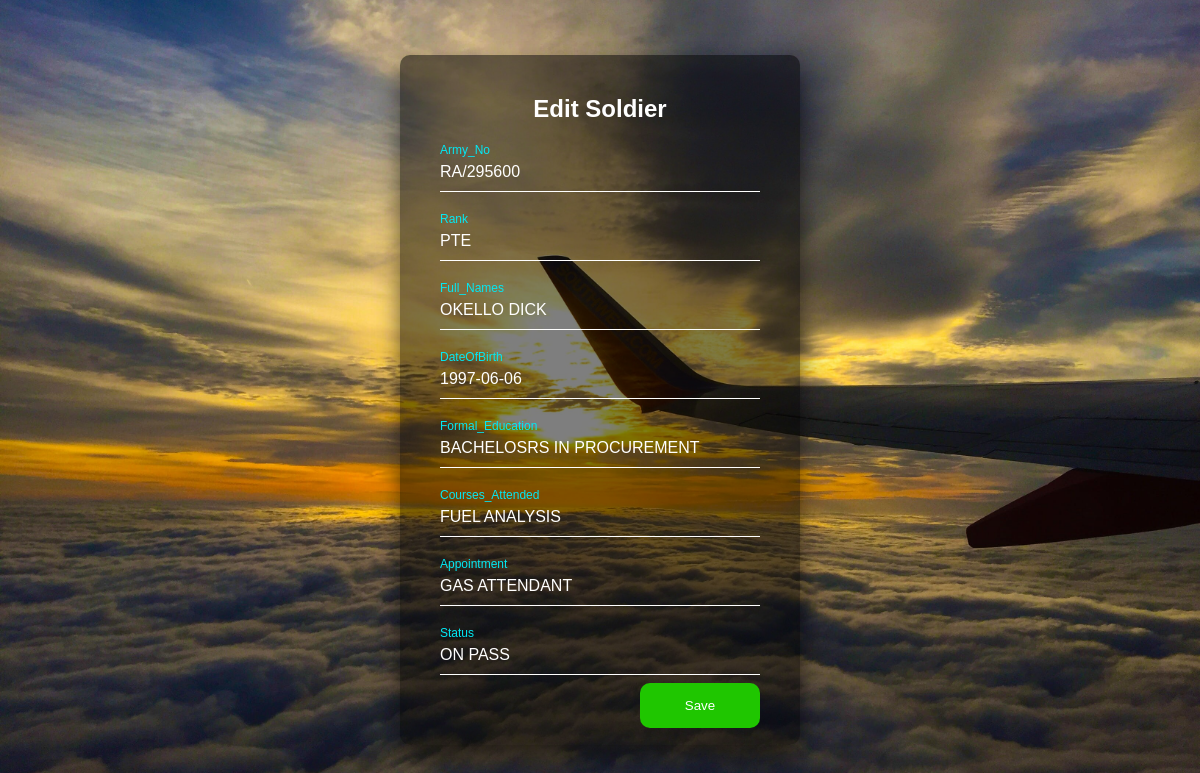
/db/edit/9/, run on the app's committed database.
### sdrTest/models.py (models this page shows, shortened)
class Soldier(models.Model):
    army_no = models.CharField(max_length=500)
    rank = models.CharField(max_length=500)
    full_names = models.CharField(max_length=500)
    dateOfBirth = models.DateField(null=True,blank=True)
    formal_educ = models.CharField(max_length=500)
    courses_attnd = models.CharField(max_length=500)
    appointment = models.CharField(max_length=500)
    status = models.CharField(max_length=500)
    created = models.DateTimeField(auto_now_add=True)
    user = models.ForeignKey(User,null=True,on_delete=models.CASCADE,related_name='soldiers')

### sdrTest/views.py (the view)
# urls.py: path("edit/<int:id>/",views.edit,name='edit'),
def edit(request,id):
    soldier_id = int(id)
    that_soldier = Soldier.objects.get(id=soldier_id)
    edit_form = CreateSoldierForm(instance=that_soldier)
    if request.method == 'POST':
        edit_form = CreateSoldierForm(request.POST,instance=that_soldier)
        if edit_form.is_valid():
            edit_form.save()
            return redirect('db')
        messages.success(request,"Soldier updated successfully")
    context = {'edit_form':edit_form}
    return render(request,'sdrTest/edit.html',context)

### sdrTest/forms.py
class CreateSoldierForm(forms.ModelForm):
    class Meta:
        model = Soldier
        fields = ['army_no','rank','full_names','dateOfBirth','formal_educ','courses_attnd','appointment','status']

### sdrTest/templates/sdrTest/edit.html (shortened to what this page needs)
<!DOCTYPE html>
<html lang="en">
<head>
</head>
<body>
    <div class="login-box">
        <h2>Edit Soldier</h2>
        <form method="post" action="">
          <div class="user-box">
            {{edit_form.army_no}}
            <label>Army_No</label>
          </div>
          <div class="user-box">
            {{edit_form.rank}}
            <label>Rank</label>
          </div>
          <div class="user-box">
            {{edit_form.full_names}}
            <label>Full_Names</label>
          </div>
          <div class="user-box">
            {{edit_form.dateOfBirth}}
            <label>DateOfBirth</label>
          </div>
          <div class="user-box">
            {{edit_form.formal_educ}}
            <label>Formal_Education</label>
          </div>
          <div class="user-box">
            {{edit_form.courses_attnd}}
            <label>Courses_Attended</label>
          </div>
          <div class="user-box">
            {{edit_form.appointment}}
            <label>Appointment</label>
          </div>
          <div class="user-box">
            {{edit_form.status}}
            <label>Status</label>
          </div>
            <button id="button" class="button" type="submit">Save</button>
        </form>
      </div>
</body>
</html>

### sdrTest/templates/sdrTest/edit.html (style rules this page uses)
html { height: 100%; }
body { margin:0; padding:0; font-family: sans-serif; background: linear-gradient(#141e30, #243b55); background-image: url("/static/images/plane_1.jpg"); background-size: cover; background-position: center; }
.login-box { position: absolute; top: 50%; left: 50%; width: 400px; padding: 40px; transform: translate(-50%, -50%); background: rgba(0,0,0,.5); box-sizing: border-box; box-shadow: 0 15px 25px rgba(0,0,0,.6); border-radius: 10px; }
.login-box h2 { margin: 0 0 30px; padding: 0; color: #fff; text-align: center; }
.login-box .user-box { position: relative; }
.login-box .user-box input { width: 100%; padding: 10px 0; font-size: 16px; color: #fff; margin-bottom: 30px; border: none; border-bottom: 1px solid #fff; outline: none; background: transparent; }
.login-box .user-box label { position: absolute; top:0; left: 0; padding: 10px 0; font-size: 16px; color: #fff; pointer-events: none; transition: .5s; }
.login-box .user-box input:focus ~ label, .login-box .user-box input:valid ~ label { top: -20px; left: 0; color: #03e9f4; font-size: 12px; }
.button { position: absolute; top:91%; background-color:#1fc600; color: #fff; border:none; border-radius:10px; padding:15px; min-height:30px; min-width: 120px; margin-left: 50%; cursor: pointer; }

### data on the page
Soldier: army_no "RA/295600", rank "PTE", full_names "OKELLO DICK", dateOfBirth "1997-06-06", formal_educ "BACHELOSRS IN PROCUREMENT", courses_attnd "FUEL ANALYSIS", appointment "GAS ATTENDANT", status "ON PASS"
